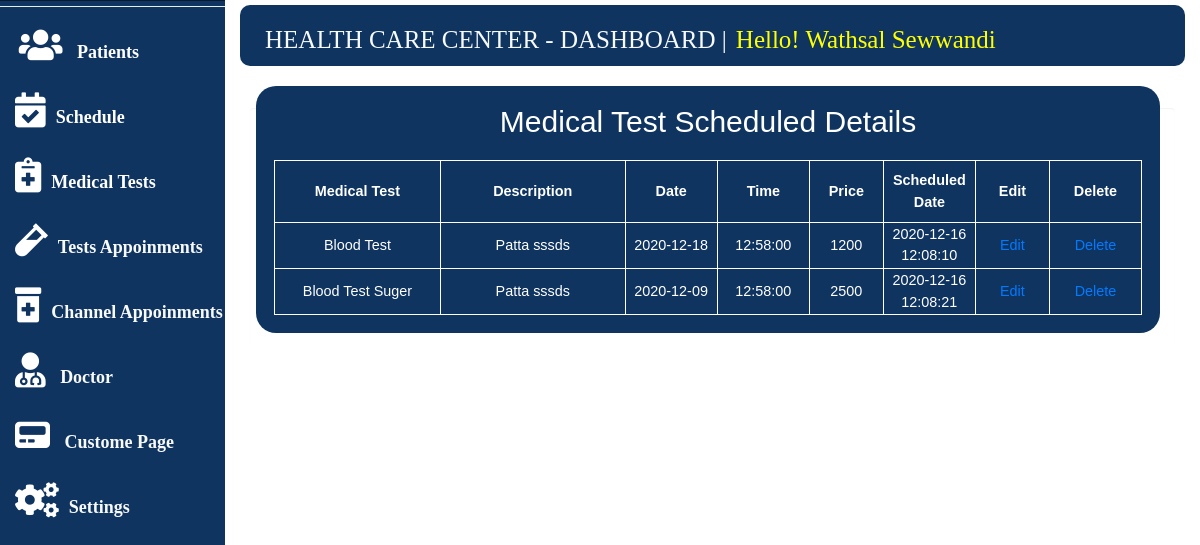
Page /dashboard.php?id=4 (signed in) on the committed database.
### tables this page shows
CREATE TABLE `medical_officer` (
  `office_id` int(11) NOT NULL,
  `full_name` varchar(255) NOT NULL,
  `address` varchar(255) NOT NULL,
  `phone_number` int(11) NOT NULL,
  `email` varchar(255) NOT NULL,
  `gender` varchar(255) NOT NULL,
  `password` varchar(255) NOT NULL,
  `username` varchar(255) NOT NULL,
  `trndate` datetime NOT NULL
);

CREATE TABLE `test_schedule` (
  `test_sch_id` int(11) NOT NULL,
  `test_id` int(255) NOT NULL,
  `test_date` date NOT NULL,
  `test_time` time NOT NULL,
  `price` int(255) NOT NULL,
  `description` varchar(255) NOT NULL,
  `trndate` datetime NOT NULL
);

CREATE TABLE `medical_test` (
  `test_id` int(11) NOT NULL,
  `test_name` varchar(255) NOT NULL,
  `description` varchar(255) NOT NULL,
  `available` varchar(255) NOT NULL
);

### dashboard.php (the view, shortened to what the rows shown need)
<?php
  require_once 'connection.php';
?>
<!doctype html>
<html lang="en">
<head>
    <link href="//maxcdn.bootstrapcdn.com/bootstrap/3.3.0/css/bootstrap.min.css" rel="stylesheet" id="bootstrap-css">
<link rel="stylesheet" type="text/css" href="css/doctor/doc1.css">
    <link rel="stylesheet" type="text/css" href="css/boot.css">
    <link rel="stylesheet" type="text/css" href="css/form_css/form.css">
    <link rel="stylesheet" type="text/css" href="css/home_style.css">
    <link rel="stylesheet" type="text/css" href="fontawesome-free-5.7.2-web/css/all.css">
    <link href="fontawesome-free-5.15.1-web/css/all.css" rel="stylesheet">
    <link rel="stylesheet" href="bootstrap/css/bootstrap.min.css">
</head>
<body style="font-family: \"Times New Roman\",Times, serif;">
	<div class="container-fluid">
    <?php
		if (isset($_SESSION['username']))
                {
                  $a = $_SESSION['username'];
                  $qu2 = "SELECT * FROM medical_officer where username = '$a'";
                  $viewresult1 = mysqli_query($con,$qu2);
                  $did = mysqli_fetch_assoc($viewresult1);
                } ?>
<div id="wrapper">
    <nav class="navbar navbar-fixed-top" role="navigation" style="background-color: #0f3460; margin-top: 0.5%; border-radius: 1em; ">
        <div class="navbar-header col-md-12">
        <div class="row mt-4 pl-4">
            <a style="text-decoration: none; float: right; text-transform: uppercase; font-family: \"Times New Roman\",Times, serif;" href="dashboard.php"><h1  class="text-light justify-content-left">Health Care Center - Dashboard |</h1></a>
            <h1 style="margin-left: 1%; color: yellow">Hello! <?php echo $did['full_name']; ?></h1>
          </div>
        </div>
    </nav>
    <div id="page-wrapper">
        <div class="container-fluid">
            <div class="row" id="main" >
                <div class="col-sm-12 col-md-12 well" id="content" style="background-color: white; border: none; width: 100%;">
                  <?php
                  if(isset($_REQUEST['id']))
                  {
                  if(isset($_REQUEST['id']))
                  {
                                $id = $_REQUEST['id'];
                                 if($id==4)
                                 {
                                      $viewquery = " SELECT * FROM test_schedule where DATE(test_date) < DATE(CURRENT_DATE())";
                                      $viewresult = mysqli_query($con,$viewquery);
                                      echo '
                                      <div class="view_div">
                                      <a style="text-decoration: none; color :white;" href="dashboard.php?id=2"><h1 class="student_h1">Medical Test Scheduled Details </h1></br></a>
                                      <table style="width : 100%;" class="student_table_new">
                                        <tr>
                                          <th style="width : 18%"> Medical Test </th>
                                          <th style="width : 20%"> Description </th>
                                          <th style="width : 10%"> Date </th>
                                          <th style="width : 10%"> Time </th>
                                          <th style="width : 8%"> Price </th>
                                          <th style="width : 10%"> Scheduled Date </th>
                                          <th style="width : 8%"> Edit </th>
                                          <th style="width : 10%"> Delete </th>
                                        </tr>';
                                      while($row = mysqli_fetch_assoc($viewresult))
                                      {
                                        $viewquery1 = " SELECT * FROM medical_test where test_id='".$row['test_id']."'";
                                        $viewresult1 = mysqli_query($con,$viewquery1);
                                        $row1 = mysqli_fetch_assoc($viewresult1);
                                        if (isset($row1['test_name'])) {
                                          $name = $row1['test_name'];
                                          echo '
                                          <tr>
                                          <td>'.$name.'</td>
                                          <td>'.$row['description'].'</td>
                                          <td>'.$row['test_date'].'</td>
                                          <td>'.$row['test_time'].'</td>
                                          <td>'.$row['price'].'</td>
                                          <td>'.$row['trndate'].'</td>
                                          <td><a href="edit.php?test_sch_id='.$row['test_sch_id'].'">Edit</a></td>
                                          <td><a href="delete.php?test_sch_id='.$row['test_sch_id'].'">Delete</a></td>
                                          </tr>';
                                        }
                                      }
                                      echo '</table>';
                                  }
                                }
                  ?>
                  <?php
                  } ?>
                  </div>
                          </div>
                        </div>
                      </div>
                   </div>
                    </body>
</body>
</html>

### rows in the picture
medical_officer: full_name "Wathsal Sewwandi"
test_schedule: test.test_name "Blood Test", description "Patta sssds", test_date "2020-12-18", test_time "12:58:00", price "1200", trndate "2020-12-16 12:08:10"
test_schedule: test.test_name "Blood Test Suger", description "Patta sssds", test_date "2020-12-09", test_time "12:58:00", price "2500", trndate "2020-12-16 12:08:21"
